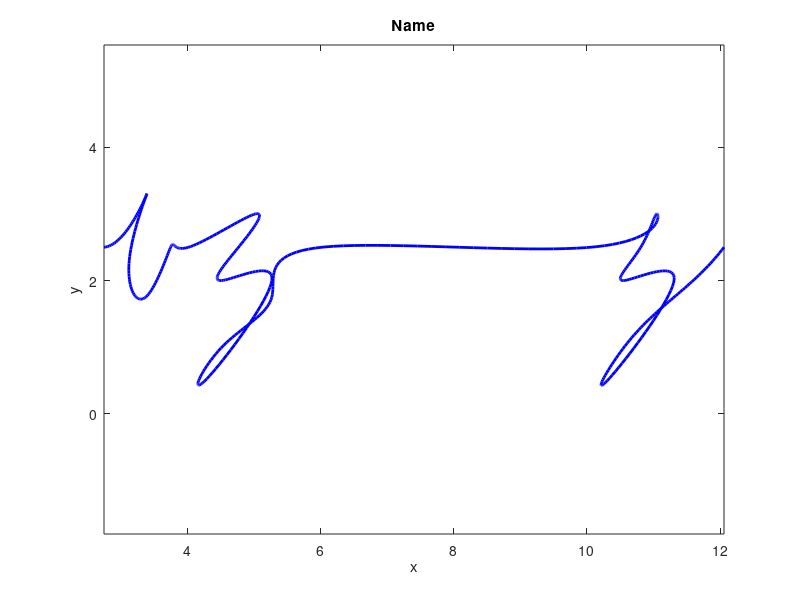

MATLAB code to generate this figure:
function plotWords(~)
% Define a comtainer map to store letters and their instructions 
letterMap = containers.Map();

% Define instructions for each letter in your name 
% You can define the instructions as a series of (x,y) coordinates 
letterMap('b') = [0.5 2.5; 1.125 3.25; 1.75 4.25; 1.625 5.25; 1.25 2.5; 1.75 3.25; 2 2; 1.375 1.5; 1.125 2; 2.75 2.5];
letterMap('i') = [2.75 2.5; 3.25 3; 3.375 3.25; 3.125 2.25; 3.375 1.75; 
    3.75 2.5];   
letterMap('z') = [0.25 2.5; 1.25 3; 1 2.5; 0.75 2; 1.5 2; 0.5 0.5; 0.75 1;
    1.5 1.75; 2.25 2.5];

% Name 
Name = 'izz';

currentPosition = [0 0]; 
spacing = 0.02;
allInstructions = [];

% Loop through the letters in your name and draw 
for i = 1:length(Name)
    letter = (Name(i)); 
    if isKey(letterMap, letter)
        instructions = letterMap(letter);
        instructions = instructions + currentPosition;
        currentPosition = [currentPosition(1) + max(instructions(:,1)) + spacing, currentPosition(2)];
        allInstructions = [allInstructions; instructions];
    else 
        fprintf('Letter "%s" is not defined.\n', letter);
    end
end 

t = linspace(1, length(allInstructions), 500); 
interpolatedX = spline(1:length(allInstructions), allInstructions(:,1),t);
interpolatedY = spline(1:length(allInstructions), allInstructions(:,2),t);

plot(interpolatedX, interpolatedY,'b', 'LineWidth', 2);

axis equal;
title('Name');
xlabel('x');
ylabel('y');
end 






